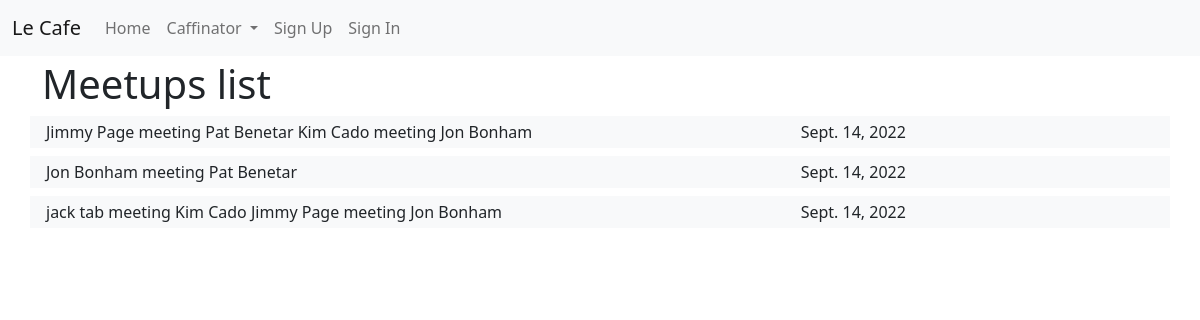
The page /cafe/meetup_list on the database its author committed.
### cafinator/models.py (models this page shows)
class MeetRecord(models.Model):
    recorded = models.DateField(auto_now_add=True)
    detail = models.CharField(max_length=300, blank=False, null=False)
    objects = RecordManager()

### cafinator/views.py (the view)
# urls.py: path('meetup_list', meetup_list, name='meetup_list'),
def meetup_list(request):
    logger.info('Start')
    objects = MeetRecord.objects.last_3()
    template = 'meetup_list.html'
    context = {
        'title': 'Meetups list',
        'objects': objects,
    }
    return render(request, template, context)

### cafinator/models.py (called while the page is built)
    def last_3(self):
        qs = super(RecordManager, self).all().order_by('-pk')[:3]
        return qs

### le_cafe/users/context_processors.py (called while the page is built)
def allauth_settings(request):
    return {
        "ACCOUNT_ALLOW_REGISTRATION": settings.ACCOUNT_ALLOW_REGISTRATION,
    }

### cafinator/templates/meetup_list.html
{% extends "base.html" %}
{% load crispy_forms_tags %}
{% block content %}
<h1>{{ title }}</h1>
{% if objects %}
    {% for obj in objects %}
        <div class="row p-1 mb-2 bg-light text-dark">
            <div class="col-md-8 col-xs-8">
                {{ obj.detail }}
            </div>
            <div class="col-md-4 col-xs-4">
                {{ obj.recorded }}
            </div>
        </div>
    {% endfor %}
{% else %}
    <p>No list yet!</p>
{% endif %}
{% endblock content %}

### rows shown on the page
MeetRecord: detail "Jimmy Page meeting Pat Benetar Kim Cado meeting Jon Bonham", recorded "Sept. 14, 2022"
MeetRecord: detail "Jon Bonham meeting Pat Benetar", recorded "Sept. 14, 2022"
MeetRecord: detail "jack tab meeting Kim Cado Jimmy Page meeting Jon Bonham", recorded "Sept. 14, 2022"

### other values the page prints
{{ title }} "Meetups list"
